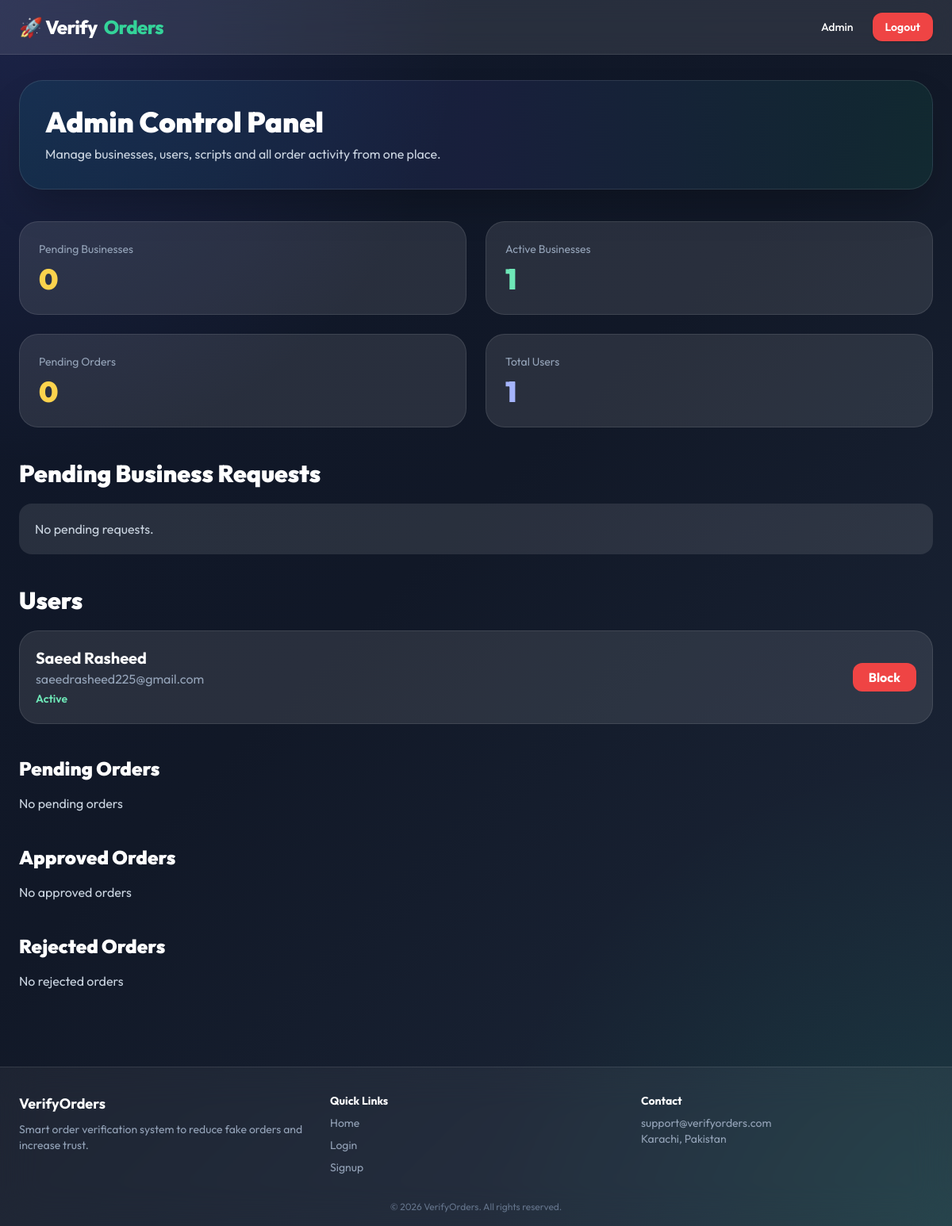
Page /admin (signed in) on the earlier database version.
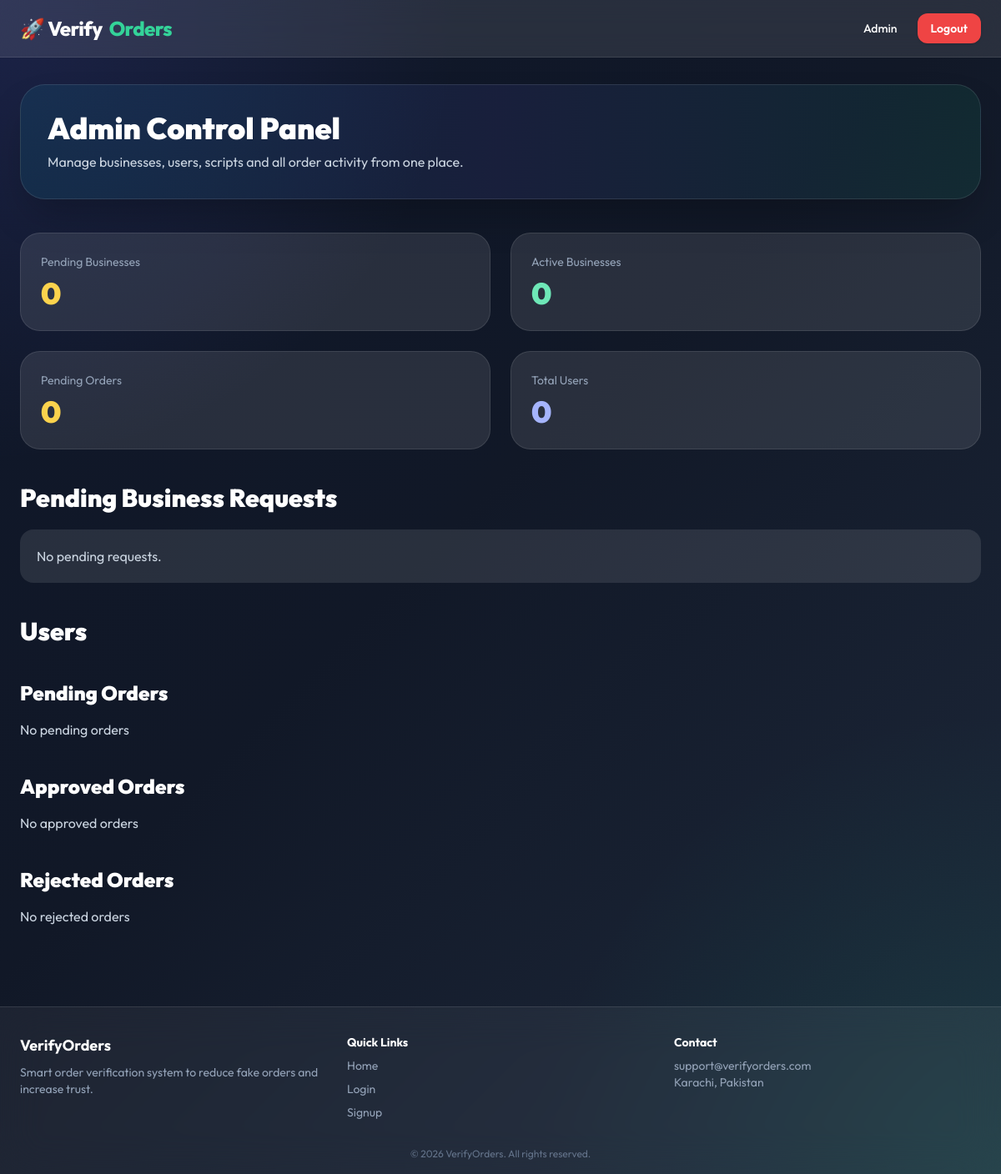
Same page on the later database version.
### app.py (models this page shows, shortened)
class User(db.Model):
    id = db.Column(db.Integer, primary_key=True)
    full_name = db.Column(db.String(200), nullable=False)
    email = db.Column(db.String(200), unique=True, nullable=False, index=True)
    password_hash = db.Column(db.String(255), nullable=False)
    is_admin = db.Column(db.Boolean, default=False)
    is_blocked = db.Column(db.Boolean, default=False)
    created_at = db.Column(db.DateTime, default=datetime.utcnow)
    stores = db.relationship("Store", backref="owner", lazy=True, cascade="all, delete-orphan")

### app.py (the view)
@app.route("/admin")
def admin_dashboard():
    if not admin_required():
        flash("Admin login required.", "error")
        return redirect(url_for("login"))
    users = User.query.filter_by(is_admin=False).order_by(User.created_at.desc()).all()
    stores = Store.query.order_by(Store.created_at.desc()).all()
    pending_businesses = Store.query.filter_by(status="pending_payment_review").order_by(Store.created_at.desc()).all()
    active_businesses = Store.query.filter_by(status="active").order_by(Store.created_at.desc()).all()
    rejected_businesses = Store.query.filter_by(status="rejected").order_by(Store.created_at.desc()).all()
    pending_orders = BotOrder.query.filter_by(status="pending_verification").order_by(BotOrder.created_at.desc()).all()
    approved_orders = BotOrder.query.filter_by(status="approved").order_by(BotOrder.created_at.desc()).all()
    rejected_orders = BotOrder.query.filter_by(status="rejected").order_by(BotOrder.created_at.desc()).all()
    return render_template(
        "admin_dashboard.html",
        users=users,
        stores=stores,
        pending_businesses=pending_businesses,
        active_businesses=active_businesses,
        rejected_businesses=rejected_businesses,
        pending_orders=pending_orders,
        approved_orders=approved_orders,
        rejected_orders=rejected_orders
    )

### app.py (called while the page is built)
def current_user():
    user_id = session.get("user_id")
    if not user_id:
        return None
    return db.session.get(User, user_id)

def admin_required():
    user = current_user()
    return bool(user and user.is_admin)

@app.context_processor
def inject_helpers():
    return {
        "current_user": current_user(),
        "prettify_key": prettify_key
    }

### templates/admin_dashboard.html (shortened to what this page needs)
{% extends "base.html" %}
{% block content %}
<div class="space-y-10">
  <section class="bg-gradient-to-r from-cyan-500/10 via-indigo-500/10 to-emerald-500/10 border border-white/10 rounded-[30px] p-8 shadow-2xl">
    <h1 class="text-4xl font-black">Admin Control Panel</h1>
    <p class="text-slate-300 mt-2">
      Manage businesses, users, scripts and all order activity from one place.
    </p>
  </section>
  <section class="grid sm:grid-cols-2 xl:grid-cols-4 gap-6">
    <div class="bg-white/10 p-6 rounded-3xl border border-white/10">
      <div class="text-sm text-slate-400">Pending Businesses</div>
      <div class="text-4xl font-black mt-2 text-amber-300">{{ pending_businesses|length }}</div>
    </div>
    <div class="bg-white/10 p-6 rounded-3xl border border-white/10">
      <div class="text-sm text-slate-400">Active Businesses</div>
      <div class="text-4xl font-black mt-2 text-emerald-300">{{ active_businesses|length }}</div>
    </div>
    <div class="bg-white/10 p-6 rounded-3xl border border-white/10">
      <div class="text-sm text-slate-400">Pending Orders</div>
      <div class="text-4xl font-black mt-2 text-amber-300">{{ pending_orders|length }}</div>
    </div>
    <div class="bg-white/10 p-6 rounded-3xl border border-white/10">
      <div class="text-sm text-slate-400">Total Users</div>
      <div class="text-4xl font-black mt-2 text-indigo-300">{{ users|length }}</div>
    </div>
  </section>
  <section class="space-y-5">
    <h2 class="text-3xl font-black">Pending Business Requests</h2>
    {% for store in pending_businesses %}
    <div class="bg-white/10 p-6 rounded-3xl border border-white/10 shadow-xl">
      <div class="grid lg:grid-cols-[1fr_auto] gap-6">
        <div>
          <h3 class="text-2xl font-bold">{{ store.business_name }}</h3>
          <div class="grid sm:grid-cols-2 gap-3 mt-4 text-sm text-slate-300">
            <p><strong>Owner:</strong> {{ store.owner_name }}</p>
            <p><strong>Email:</strong> {{ store.business_email }}</p>
            <p><strong>Phone:</strong> {{ store.contact_number }}</p>
            <p><strong>Amount:</strong> {{ store.payment_amount }}</p>
          </div>
          <a href="{{ store.business_url }}" target="_blank"
             class="block mt-3 text-cyan-300 break-all">
            {{ store.business_url }}
          </a>
          {% if store.payment_screenshot %}
          <a href="{{ store.payment_screenshot }}" target="_blank"
             class="inline-block mt-3 text-emerald-300 font-semibold">
            View Payment Proof
          </a>
          {% endif %}
        </div>
        <div class="flex flex-col gap-3">
          <a href="{{ url_for('approve_store', store_id=store.id) }}"
             class="px-6 py-3 bg-emerald-500 hover:bg-emerald-600 rounded-2xl font-bold text-center">
            Approve
          </a>
          <a href="{{ url_for('reject_store', store_id=store.id) }}"
             class="px-6 py-3 bg-red-500 hover:bg-red-600 rounded-2xl font-bold text-center">
            Reject
          </a>
        </div>
      </div>
    </div>
    {% else %}
      <div class="bg-white/10 p-5 rounded-2xl text-slate-300">No pending requests.</div>
    {% endfor %}
  </section>
  <section class="space-y-5">
    <h2 class="text-3xl font-black">Users</h2>
    {% for u in users %}
    <div class="bg-white/10 p-5 rounded-3xl border border-white/10 flex justify-between items-center">
      <div>
        <h3 class="text-xl font-bold">{{ u.full_name }}</h3>
        <p class="text-slate-400">{{ u.email }}</p>
        <span class="text-sm font-semibold
          {% if u.is_blocked %}text-red-300{% else %}text-emerald-300{% endif %}">
          {{ "Blocked" if u.is_blocked else "Active" }}
        </span>
      </div>
      <div>
        {% if u.is_blocked %}
        <a href="{{ url_for('unblock_user', user_id=u.id) }}"
           class="px-5 py-2 bg-emerald-500 rounded-xl font-bold">
          Unblock
        </a>
        {% else %}
        <a href="{{ url_for('block_user', user_id=u.id) }}"
           class="px-5 py-2 bg-red-500 rounded-xl font-bold">
          Block
        </a>
        {% endif %}
      </div>
    </div>
    {% endfor %}
  </section>
  <section class="space-y-4">
    <h2 class="text-2xl font-black">Pending Orders</h2>
    {% for o in pending_orders %}
      {{ order_card(o, "Pending", "bg-amber-500/20 text-amber-300") }}
    {% else %}
      <div class="text-slate-300">No pending orders</div>
    {% endfor %}
  </section>
  <section class="space-y-4">
    <h2 class="text-2xl font-black">Approved Orders</h2>
    {% for o in approved_orders %}
      {{ order_card(o, "Approved", "bg-emerald-500/20 text-emerald-300") }}
    {% else %}
      <div class="text-slate-300">No approved orders</div>
    {% endfor %}
  </section>
  <section class="space-y-4">
    <h2 class="text-2xl font-black">Rejected Orders</h2>
    {% for o in rejected_orders %}
      {{ order_card(o, "Rejected", "bg-red-500/20 text-red-300") }}
    {% else %}
      <div class="text-slate-300">No rejected orders</div>
    {% endfor %}
  </section>
</div>
{% endblock %}

### templates/base.html (shortened to what this page needs)
<!DOCTYPE html>
<html lang="en">
<head>
  <script src="https://cdn.tailwindcss.com"></script>
</head>
<body class="text-white">
<nav class="sticky top-0 z-50 backdrop-blur-xl bg-white/10 border-b border-white/10">
  <div class="max-w-7xl mx-auto px-4 sm:px-6 py-4 flex items-center justify-between">
    <a href="{{ url_for('index') }}" class="text-2xl font-extrabold tracking-tight flex items-center gap-2">
      🚀 Verify<span class="text-emerald-400">Orders</span>
    </a>
    <div class="hidden md:flex items-center gap-6 text-sm font-medium">
      {% if current_user %}
        {% if current_user.is_admin %}
          <a href="{{ url_for('admin_dashboard') }}" class="hover:text-emerald-300 transition">Admin</a>
        {% else %}
          <a href="{{ url_for('user_dashboard') }}" class="hover:text-emerald-300 transition">Dashboard</a>
        {% endif %}
        <a href="{{ url_for('logout') }}"
           class="bg-red-500 hover:bg-red-600 px-4 py-2 rounded-xl font-semibold transition shadow">
          Logout
        </a>
      {% else %}
        <a href="{{ url_for('login') }}" class="hover:text-emerald-300 transition">Login</a>
        <a href="{{ url_for('signup') }}"
           class="bg-emerald-500 hover:bg-emerald-600 px-4 py-2 rounded-xl font-semibold transition shadow">
          Signup
        </a>
      {% endif %}
    </div>
  </div>
</nav>
<main class="max-w-7xl mx-auto px-4 sm:px-6 py-8">
  {% block content %}{% endblock %}
</main>
<footer class="mt-16 border-t border-white/10 bg-white/5 backdrop-blur-xl">
  <div class="max-w-7xl mx-auto px-6 py-8 grid md:grid-cols-3 gap-6 text-sm">
    <div>
      <h3 class="font-bold text-lg mb-2">VerifyOrders</h3>
      <p class="text-slate-400">
        Smart order verification system to reduce fake orders and increase trust.
      </p>
    </div>
    <div>
      <h3 class="font-bold mb-2">Quick Links</h3>
      <ul class="space-y-2 text-slate-400">
        <li><a href="{{ url_for('index') }}" class="hover:text-white">Home</a></li>
        <li><a href="{{ url_for('login') }}" class="hover:text-white">Login</a></li>
        <li><a href="{{ url_for('signup') }}" class="hover:text-white">Signup</a></li>
      </ul>
    </div>
    <div>
      <h3 class="font-bold mb-2">Contact</h3>
      <p class="text-slate-400">support@verifyorders.com</p>
      <p class="text-slate-400">Karachi, Pakistan</p>
    </div>
  </div>
  <div class="text-center text-slate-500 text-xs pb-4">
    © {{ 2026 }} VerifyOrders. All rights reserved.
  </div>
</footer>
</body>
</html>

### templates/base.html (style rules this page uses)
body { font-family: 'Outfit', sans-serif; background: radial-gradient(circle at top left, rgba(99,102,241,.15), transparent 30%), radial-gradient(circle at bottom right, rgba(16,185,129,.12), transparent 30%), linear-gradient(135deg, #0f172a 0%, #111827 45%, #1e293b 100%); min-height: 100vh; }

Differences in the rows shown:
removed User: full_name "Saeed Rasheed", email "saeedrasheed225@gmail.com", is_blocked "Active"
Other differences:
{{ active_businesses|length }}: "1" → "0"
{{ users|length }}: "1" → "0"
